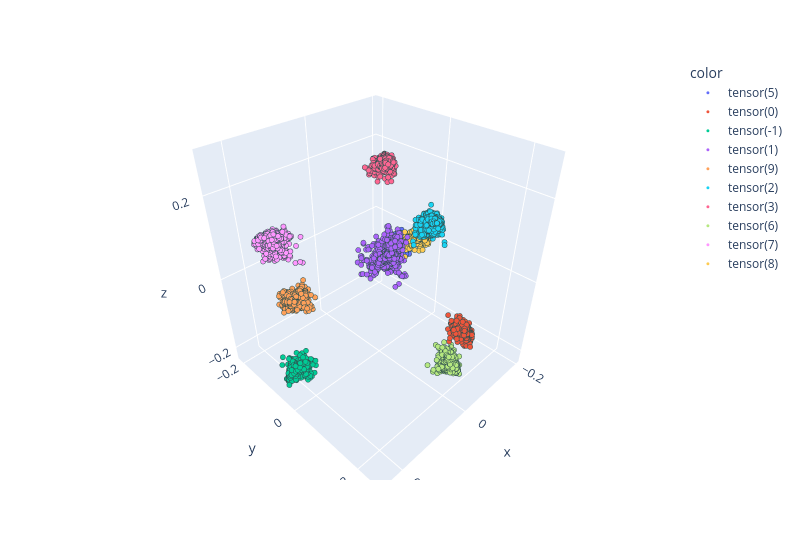

Source (notebook cell):
### Markdown cell above
(Visualization) Identifying medoid cluster in post-image

### Code cell
medoid_method = False

with torch.no_grad():
    # Advance all
    x_obs_advanced = autoencoder.koopman_forward(x_proj_obs, k_steps)

    if medoid_method:
        # Advance cluster
        subset_advanced = autoencoder.koopman_forward(subset_x_proj_obs, k_steps)

        # Pairwise distances
        pairwise_distances = torch.cdist(subset_advanced, subset_advanced, p=2)

        # Find medoid
        medoid_idx = torch.argmin(torch.sum(pairwise_distances, dim=1))
        medoid = subset_advanced[medoid_idx].unsqueeze(0)

        # Get radius; q is percentile
        radius = torch.quantile(pairwise_distances[medoid_idx], q=1)

        # Find points within radius from the full set
        distances = torch.cdist(x_obs_advanced, medoid, p=2).squeeze()
        radius_mask = distances <= radius
        harmful_outputs = x_obs_advanced[radius_mask]
        (selected_indices,) = torch.where(radius_mask)

    else:
        (selected_indices,) = torch.where(labels == target_class)
        harmful_outputs = x_obs_advanced[selected_indices]

    # Stats
    num_points = len(selected_indices)
    percentage = num_points / len(x_obs_advanced) * 100
    print(f"Selected {num_points} points ({percentage:.2f}% of all points)")

reduced = PCA(n_components=3).fit_transform(pred_proj.cpu())

cloned_labels = labels.clone()
cloned_labels[selected_indices] = -1
scatter(x=reduced[:, 0], y=reduced[:, 1], z=reduced[:, 2], labels=cloned_labels)

### Figure 1 — Plotly figure (JSON) as saved in the notebook; plotly's stock layout.template omitted (floating-point values rounded to 4 significant figures; data arrays with more than 128 entries replaced by an {"elided": "..."} marker saying what was removed)
{"data": [{"hovertemplate": "color=tensor(5)<br>x=%{x}<br>y=%{y}<br>z=%{z}<extra></extra>", "legendgroup": "tensor(5)", "marker": {"color": "#636efa", "line": {"color": "DarkSlateGrey", "width": 0.0001}, "size": 3, "symbol": "circle"}, "mode": "markers", "name": "tensor(5)", "scene": "scene", "showlegend": true, "type": "scatter3d", "x": {"elided": "5421 float values"}, "y": {"elided": "5421 float values"}, "z": {"elided": "5421 float values"}}, {"hovertemplate": "color=tensor(0)<br>x=%{x}<br>y=%{y}<br>z=%{z}<extra></extra>", "legendgroup": "tensor(0)", "marker": {"color": "#EF553B", "line": {"color": "DarkSlateGrey", "width": 0.0001}, "size": 3, "symbol": "circle"}, "mode": "markers", "name": "tensor(0)", "scene": "scene", "showlegend": true, "type": "scatter3d", "x": {"elided": "5923 float values"}, "y": {"elided": "5923 float values"}, "z": {"elided": "5923 float values"}}, {"hovertemplate": "color=tensor(-1)<br>x=%{x}<br>y=%{y}<br>z=%{z}<extra></extra>", "legendgroup": "tensor(-1)", "marker": {"color": "#00cc96", "line": {"color": "DarkSlateGrey", "width": 0.0001}, "size": 3, "symbol": "circle"}, "mode": "markers", "name": "tensor(-1)", "scene": "scene", "showlegend": true, "type": "scatter3d", "x": {"elided": "5842 float values"}, "y": {"elided": "5842 float values"}, "z": {"elided": "5842 float values"}}, {"hovertemplate": "color=tensor(1)<br>x=%{x}<br>y=%{y}<br>z=%{z}<extra></extra>", "legendgroup": "tensor(1)", "marker": {"color": "#ab63fa", "line": {"color": "DarkSlateGrey", "width": 0.0001}, "size": 3, "symbol": "circle"}, "mode": "markers", "name": "tensor(1)", "scene": "scene", "showlegend": true, "type": "scatter3d", "x": {"elided": "6742 float values"}, "y": {"elided": "6742 float values"}, "z": {"elided": "6742 float values"}}, {"hovertemplate": "color=tensor(9)<br>x=%{x}<br>y=%{y}<br>z=%{z}<extra></extra>", "legendgroup": "tensor(9)", "marker": {"color": "#FFA15A", "line": {"color": "DarkSlateGrey", "width": 0.0001}, "size": 3, "symbol": "circle"}, "mode": "markers", "name": "tensor(9)", "scene": "scene", "showlegend": true, "type": "scatter3d", "x": {"elided": "5949 float values"}, "y": {"elided": "5949 float values"}, "z": {"elided": "5949 float values"}}, {"hovertemplate": "color=tensor(2)<br>x=%{x}<br>y=%{y}<br>z=%{z}<extra></extra>", "legendgroup": "tensor(2)", "marker": {"color": "#19d3f3", "line": {"color": "DarkSlateGrey", "width": 0.0001}, "size": 3, "symbol": "circle"}, "mode": "markers", "name": "tensor(2)", "scene": "scene", "showlegend": true, "type": "scatter3d", "x": {"elided": "5958 float values"}, "y": {"elided": "5958 float values"}, "z": {"elided": "5958 float values"}}, {"hovertemplate": "color=tensor(3)<br>x=%{x}<br>y=%{y}<br>z=%{z}<extra></extra>", "legendgroup": "tensor(3)", "marker": {"color": "#FF6692", "line": {"color": "DarkSlateGrey", "width": 0.0001}, "size": 3, "symbol": "circle"}, "mode": "markers", "name": "tensor(3)", "scene": "scene", "showlegend": true, "type": "scatter3d", "x": {"elided": "6131 float values"}, "y": {"elided": "6131 float values"}, "z": {"elided": "6131 float values"}}, {"hovertemplate": "color=tensor(6)<br>x=%{x}<br>y=%{y}<br>z=%{z}<extra></extra>", "legendgroup": "tensor(6)", "marker": {"color": "#B6E880", "line": {"color": "DarkSlateGrey", "width": 0.0001}, "size": 3, "symbol": "circle"}, "mode": "markers", "name": "tensor(6)", "scene": "scene", "showlegend": true, "type": "scatter3d", "x": {"elided": "5918 float values"}, "y": {"elided": "5918 float values"}, "z": {"elided": "5918 float values"}}, {"hovertemplate": "color=tensor(7)<br>x=%{x}<br>y=%{y}<br>z=%{z}<extra></extra>", "legendgroup": "tensor(7)", "marker": {"color": "#FF97FF", "line": {"color": "DarkSlateGrey", "width": 0.0001}, "size": 3, "symbol": "circle"}, "mode": "markers", "name": "tensor(7)", "scene": "scene", "showlegend": true, "type": "scatter3d", "x": {"elided": "6265 float values"}, "y": {"elided": "6265 float values"}, "z": {"elided": "6265 float values"}}, {"hovertemplate": "color=tensor(8)<br>x=%{x}<br>y=%{y}<br>z=%{z}<extra></extra>", "legendgroup": "tensor(8)", "marker": {"color": "#FECB52", "line": {"color": "DarkSlateGrey", "width": 0.0001}, "size": 3, "symbol": "circle"}, "mode": "markers", "name": "tensor(8)", "scene": "scene", "showlegend": true, "type": "scatter3d", "x": {"elided": "5851 float values"}, "y": {"elided": "5851 float values"}, "z": {"elided": "5851 float values"}}], "layout": {"legend": {"title": {"text": "color"}, "tracegroupgap": 0}, "margin": {"t": 60}, "scene": {"domain": {"x": [0, 1], "y": [0, 1]}, "xaxis": {"title": {"text": "x"}}, "yaxis": {"title": {"text": "y"}}, "zaxis": {"title": {"text": "z"}}}, "showlegend": true, "width": 800}}
